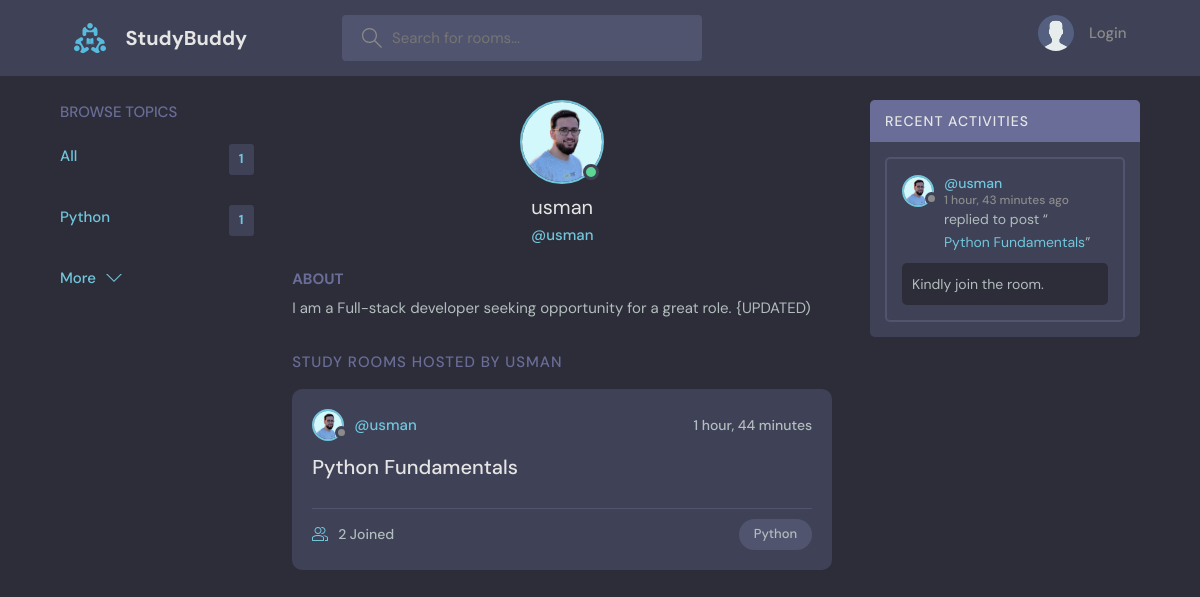
The app's page /profile/1 with its own data.
### base/models.py (models this page shows, shortened)
class Topic(models.Model):
    name = models.CharField(max_length=200)

class User(AbstractUser):
    name = models.CharField(max_length=200, null=True)
    email = models.EmailField(unique=True, null=True)
    bio = models.TextField(null=True)
    avatar = models.ImageField(null=True, default="avatar.svg")
    USERNAME_FIELD = 'email'
    REQUIRED_FIELDS = []

class Room(models.Model):
    host = models.ForeignKey(User, on_delete=models.SET_NULL, null=True)
    topic = models.ForeignKey(Topic, on_delete=models.SET_NULL, null=True)
    name = models.CharField(max_length=200)
    description = models.TextField(null=True, blank=True)
    participants = models.ManyToManyField(
        User, related_name='participants', blank=True)
    updated = models.DateTimeField(auto_now=True)
    created = models.DateTimeField(auto_now_add=True)
    class Meta:
        ordering = ["-updated", "-created"]

class Message(models.Model):
    user = models.ForeignKey(User, on_delete=models.CASCADE)
    body = models.TextField()
    room = models.ForeignKey(Room, on_delete=models.CASCADE)
    updated = models.DateTimeField(auto_now=True)
    created = models.DateTimeField(auto_now_add=True)
    class Meta:
        ordering = ["-updated", "-created"]
    def __str__(self):
        return self.body[0:50]

### base/views.py (the view)
# urls.py: path('profile/<str:pk>', views.user_profile, name="user-profile"),
def user_profile(request, pk):
    user = User.objects.get(id=pk)
    rooms = user.room_set.all()
    room_messages = user.message_set.all()
    topics = Topic.objects.all
    context = {"user": user, "rooms": rooms,
               "room_messages": room_messages, "topics": topics}
    return render(request, "base/profile.html", context)

### base/templates/base/profile.html (shortened to what this page needs)
{% extends 'main.html' %} {% block content %}
<main class="profile-page layout layout--3">
  <div class="container">
    {% include 'base/topic_component.html' %}
    <div class="roomList">
      <div class="profile">
        <div class="profile__avatar">
          <div class="avatar avatar--large active">
            <img src="{{user.avatar.url}}" />
          </div>
        </div>
        <div class="profile__info">
          <h3>{{user.name}}</h3>
          <p>@{{user.username}}</p>
        </div>
        <div class="profile__about">
          <h3>About</h3>
          <p>{{user.bio}}</p>
        </div>
      </div>
      <div class="roomList__header">
        <div>
          <h2>Study Rooms Hosted by {{user.username}}</h2>
        </div>
      </div>
      {% include 'base/feed_component.html' %}
    </div>
    {% include 'base/activity_component.html' %}
  </div>
</main>
{% endblock content %}

### templates/main.html (shortened to what this page needs)
<!DOCTYPE html>
{% load static %}
<html lang="en">
  <head>
    <link rel="stylesheet" href="{% static 'styles/style.css'%}" />
  </head>
  <body>
    {% include 'navbar.html' %}  {% block content %} {% endblock %}
  </body>
</html>

### templates/navbar.html (shortened to what this page needs)
{% load static %}
<header class="header header--loggedIn">
  <div class="container">
    <a href="{% url 'home' %}" class="header__logo">
      <img src="{% static 'images/logo.svg'%}" />
      <h1>StudyBuddy</h1>
    </a>
    <form class="header__search" method="GET" action="{% url 'home' %}">
      <label>
        <input name="q" placeholder="Search for rooms..." />
      </label>
    </form>
    <nav class="header__menu">
      {% if request.user.is_authenticated %}
      <div class="header__user">
        <a href="{%url 'user-profile' request.user.id %}">
          <div class="avatar avatar--medium active">
            <img src="{{request.user.avatar.url}}" />
          </div>
          <p>
            {{request.user.username}} <span>@{{request.user.username}}</span>
          </p>
        </a>
        <button class="dropdown-button">
          <svg
            version="1.1"
            xmlns="http://www.w3.org/2000/svg"
            width="32"
            height="32"
            viewBox="0 0 32 32"
          >
            <title>chevron-down</title>
            <path d="M16 21l-13-13h-3l16 16 16-16h-3l-13 13z"></path>
          </svg>
        </button>
      </div>
      {%else%}
      <a href="{% url 'login' %}">
        <img src="{% static 'images/avatar.svg'%}" />
        <p>Login</p>
      </a>
      {%endif%}
    </nav>
  </div>
</header>

### base/templates/base/topic_component.html
<div class="topics">
  <div class="topics__header">
    <h2>Browse Topics</h2>
  </div>
  <ul class="topics__list">
    <li>
      <a href="{% url 'home' %}" class="active"
        >All<span>{{topics.count}}</span></a
      >
    </li>
    {% for topic in topics %}
    <li>
      <a href="{% url 'home' %}?q={{topic.name}}" class="active"
        >{{topic.name}} <span>{{topic.room_set.all.count}}</span></a
      >
    </li>
    {%endfor%}
  </ul>
  <a class="btn btn--link" href="{% url 'topics' %}">
    More
    <svg
      version="1.1"
      xmlns="http://www.w3.org/2000/svg"
      width="32"
      height="32"
      viewBox="0 0 32 32"
    >
      <title>chevron-down</title>
      <path d="M16 21l-13-13h-3l16 16 16-16h-3l-13 13z"></path>
    </svg>
  </a>
</div>

### base/templates/base/feed_component.html (shortened to what this page needs)
{% for room in rooms %}
<div class="roomListRoom">
  <div class="roomListRoom__header">
    <a href="{%url 'user-profile' room.host.id %}" class="roomListRoom__author">
      <div class="avatar avatar--small">
        <img src="{{room.host.avatar.url}}" />
      </div>
      <span>@{{room.host.username}}</span>
    </a>
    <div class="roomListRoom__actions">
      <span>{{room.created|timesince}}</span>
    </div>
  </div>
  <div class="roomListRoom__content">
    <a href="{% url 'room' room.id %}">{{room.name}}</a>
  </div>
  <div class="roomListRoom__meta">
    <a href="{% url 'room' room.id %}" class="roomListRoom__joined">
      {{room.participants.all.count}} Joined
    </a>
    <p class="roomListRoom__topic">{{room.topic.name}}</p>
  </div>
</div>
{% endfor %}

### base/templates/base/activity_component.html (shortened to what this page needs)
<div class="activities">
  <div class="activities__header">
    <h2>Recent Activities</h2>
  </div>
  {%for message in room_messages%}
  <div class="activities__box">
    <div class="activities__boxHeader roomListRoom__header">
      <a
        href="{% url 'user-profile' message.user.id %}"
        class="roomListRoom__author"
      >
        <div class="avatar avatar--small">
          <img src="{{message.user.avatar.url}}" />
        </div>
        <p>
          @{{message.user.username}}
          <span>{{message.created|timesince}} ago</span>
        </p>
      </a>
    </div>
    <div class="activities__boxContent">
      <p>
        replied to post “<a href="{% url 'room' message.room.id %}"
          >{{message.room.name}}</a
        >”
      </p>
      <div class="activities__boxRoomContent">{{message}}</div>
    </div>
  </div>
  {%endfor%}
</div>

### records on screen
Topic: name "Python", room_set.all.count "1"
User: avatar (picture), name "usman", username "usman", bio "I am a Full-stack developer seeking opportunity for a great role. {UPDATED)", username "USMAN"
Room: host.avatar (picture), host.username "usman", created "1 hour, 44 minutes", name "Python Fundamentals", participants.all.count "2", topic.name "Python"
Message: user.avatar (picture), user.username "usman", created "1 hour, 43 minutes", room.name "Python Fundamentals", body "Kindly join the room."

### other values on screen
{{ topics.count }} "1"
